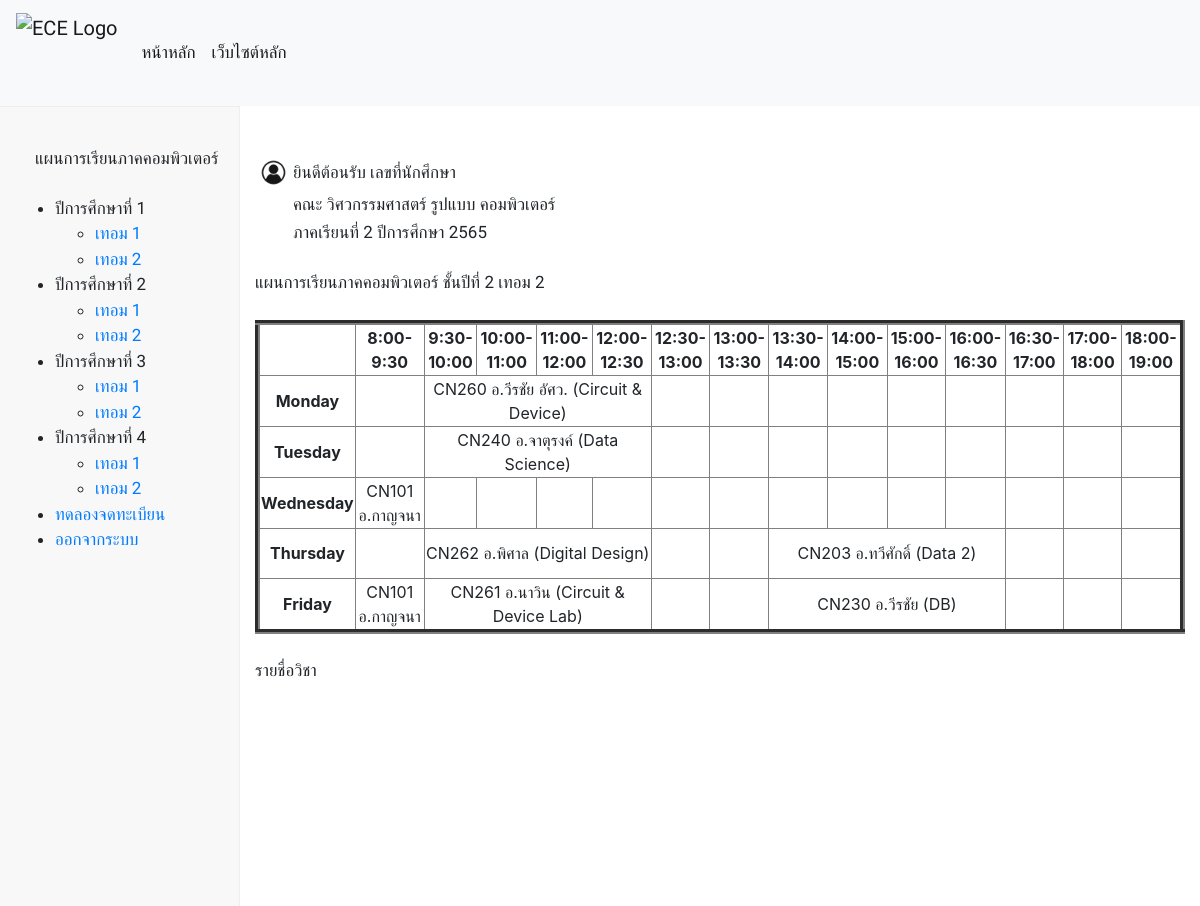
/two_termtwo/, run on an earlier commit of the app's database.
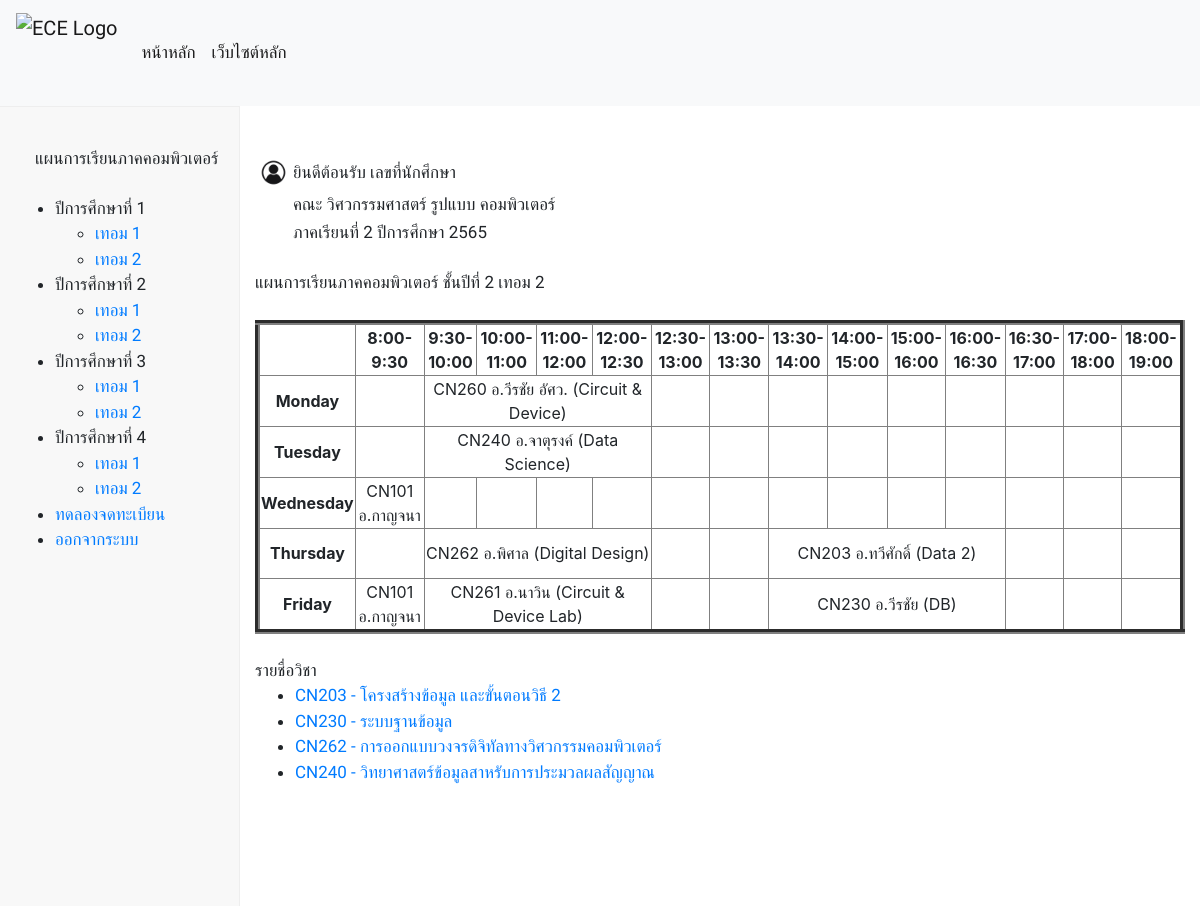
And on a later commit of the database.
### database/models.py (models this page shows, shortened)
class Subject(models.Model):
    S_id = models.CharField(max_length=25)
    S_name = models.CharField(max_length=50)
    S_credits = models.FloatField()
    S_detail = models.TextField()
    S_teacher = models.ForeignKey(Person, on_delete=models.CASCADE)
    pre_id = models.ManyToManyField(
        'self', blank=True, symmetrical=False, related_name='presub')
    post_id = models.ManyToManyField(
        'self', blank=True, symmetrical=False, related_name='postsub')
    term = models.CharField(max_length=25,null=True, blank=True,)

### subjectenroller/views.py (the view)
# urls.py: path('two_termtwo/', views.two_termtwo , name="two_termtwo"),
def two_termtwo(request):
    skills = Skill.objects.all()
    subject = Subject.objects.all()
    context = {'skills': skills,'subject': subject,}
    return render(request, 'subjectenroller/two_termtwo.html', context)

### subjectenroller/templates/subjectenroller/two_termtwo.html (shortened to what the changed rows need)
{% extends "subjectenroller/layout.html" %}
{% load static %}
{% block body %}
    <br>
    <br>
    <div style="display: flex; flex-direction: column;">
        <div class="container">
            <div class="row">
              <div class="col-auto">
                <table style="width:100%">
                    <tr>
                        <th><img src="/static/image/user.jpg" alt="userlogo" width="35" height="35"></th>
                    </tr>
                </table>
              </div>
            </div>
            <br>
            <br>
            <br>
        <br>
        <ul>
          {% for subject in subject %}
            {% if subject.term == '22' %}
            <li><a href="{% url 'detail' subject.S_id %}">{{ subject.S_id }} - {{ subject.S_name }}</a></li>
            {% endif %}
          {% endfor %}
        </ul>
{% endblock %}

What changed in the data, as far as the page shows it:
now on this page (row edited): Subject: S_id "CN203", S_name "โครงสร้างข้อมูล และขั้นตอนวิธี 2"
now on this page (row edited): Subject: S_id "CN230", S_name "ระบบฐานข้อมูล"
now on this page (row edited): Subject: S_id "CN262", S_name "การออกแบบวงจรดิจิทัลทางวิศวกรรมคอมพิวเตอร์"
now on this page (row edited): Subject: S_id "CN240", S_name "วิทยาศาสตร์ข้อมูลสาหรับการประมวลผลสัญญาณ"
